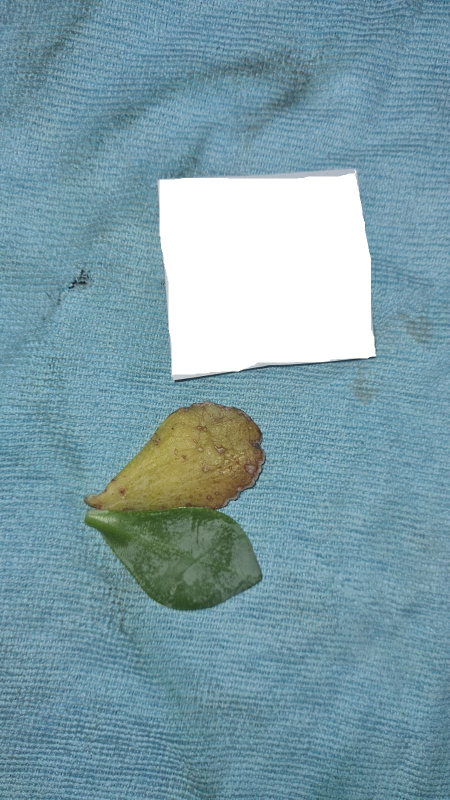
#> input picture Individual_Code/Jan-Albert Mentz/Sample Data/RealImage1.jpg, 899 x 1599 px, found by its file name (shown at 1/2 size)
$ python 'Filtering Test.py'
#> lines starting #> are read from the running program, lines starting #| are printed output that depends on the picture; after the words box and inside, x2 and y2 are one past the last pixel; in counts of white or black regions, pixels touching at a corner belong together
import cv2
import numpy as np
import os
print(os.getcwd())

# List of image paths
image_paths = ['./Sample\ Data/RealImage1.jpg']
# image_paths = ['/Sample Data/4&8Square.jpg', '/Sample Data/RealWaterHysantUseForColorFilter.jpg']

# Loop through each image
for image_path in image_paths:
    # Load the image
    frame = cv2.imread(image_path)
#> frame is the input picture: shape (1599, 899, 3); mean B, G, R 167.6, 157.3, 124
    if frame is not None:
        # Convert the BGR color space of the image to HSV color space
        hsv = cv2.cvtColor(frame, cv2.COLOR_BGR2HSV)
#> hsv: shape (1599, 899, 3); mean H, S, V 84.5, 79.3, 170.9

        # Detect the white cube for pixel-to-cm ratio
        lower_white = np.array([0, 0, 200])  # Lower bound for white (low saturation, high value)
        upper_white = np.array([180, 55, 255])  # Upper bound for white
        cube_mask = cv2.inRange(hsv, lower_white, upper_white)
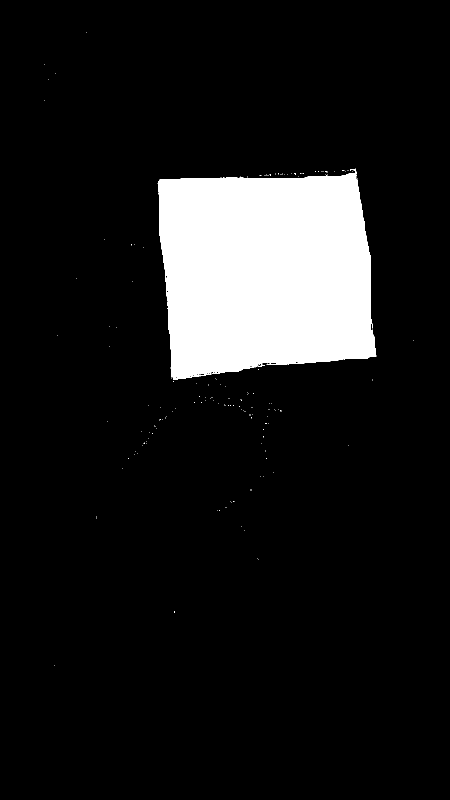
#> cube_mask: shape (1599, 899) (shown at 1/2 size); 10.7% white; 152 white regions (151 under 20 px)
        contours, _ = cv2.findContours(cube_mask, cv2.RETR_EXTERNAL, cv2.CHAIN_APPROX_SIMPLE)
#> contours = 152 contours, 151 with area under 20; largest, box (x1, y1, x2, y2) and area: (315, 337, 753, 760) 153299

        if len(contours) > 0:
            # Assuming the largest white contour is the cube
            cube_contour = max(contours, key=cv2.contourArea)
#> cube_contour = contour of 429 points, box (x1, y1, x2, y2) (315, 337, 753, 760), area 153299

            # Get bounding rectangle of the contour
            x, y, w, h = cv2.boundingRect(cube_contour)
#> x = 315; y = 337; w = 438; h = 423

            if w > 0 and h > 0:
                cube_size_in_pixels = max(w, h)  # Taking the larger side
#> cube_size_in_pixels = 438
                pixel_to_cm_ratio = cube_size_in_pixels / 2.0  # 2 cm cube
#> pixel_to_cm_ratio = 219
                print(f'Image: {image_path}')
                print(f'Pixel-to-cm Ratio: {pixel_to_cm_ratio:.2f} pixels/cm')
#| Pixel-to-cm Ratio: 219.00 pixels/cm

                # Calculate cube area in pixels and cm²
                cube_area_pixels = w * h
#> cube_area_pixels = 185274
                cube_area_cm2 = cube_area_pixels / (pixel_to_cm_ratio ** 2)
#> cube_area_cm2 = 3.86
                actual_cube_area_cm2 = 2.0 * 2.0  # 2 cm by 2 cm

                # Calculate the percentage error
                cube_area_percentage = (cube_area_cm2 / actual_cube_area_cm2) * 100
#> cube_area_percentage = 96.58
                print(f'Calculated Cube Area: {cube_area_cm2:.2f} cm²')
#| Calculated Cube Area: 3.86 cm²
                print(f'Actual Cube Area: {actual_cube_area_cm2} cm²')
                print(f'Cube Area Percentage (compared to actual area): {cube_area_percentage:.2f}%')
#| Cube Area Percentage (compared to actual area): 96.58%

                # Healthy leaf (green)
                lower_Healthy = np.array([40, 100, 60])
                upper_Healthy = np.array([80, 255, 180])
                # Unhealthy leaf (yellow-ish or dying)
                lower_Unhealthy = np.array([15, 100, 100])
                upper_Unhealthy = np.array([35, 255, 255])
                # Scar (brown)
                lower_Scar = np.array([0, 50, 50])
                upper_Scar = np.array([20, 150, 200])

                # Masks for green (leaf), yellow (dying parts), and brown (scars)
                green_mask = cv2.inRange(hsv, lower_Healthy, upper_Healthy)
#> green_mask: shape (1599, 899); 0.68% white; 127 white regions (107 under 20 px), largest, box (x1, y1, x2, y2) and area: (171, 1015, 470, 1093) 7990, (337, 1186, 397, 1220) 888, (285, 1088, 299, 1101) 73
                yellow_mask = cv2.inRange(hsv, lower_Unhealthy, upper_Unhealthy)
#> yellow_mask: shape (1599, 899); 2.9% white; 38 white regions (37 under 20 px), largest, box (x1, y1, x2, y2) and area: (180, 811, 522, 1023) 41733
                brown_mask = cv2.inRange(hsv, lower_Scar, upper_Scar)
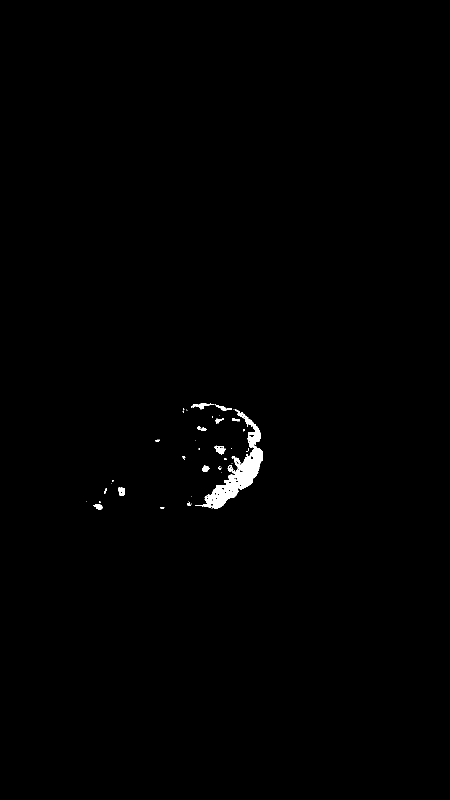
#> brown_mask: shape (1599, 899) (shown at 1/2 size); 0.54% white; 42 white regions (26 under 20 px), largest, box (x1, y1, x2, y2) and area: (390, 818, 526, 1018) 6244, (428, 891, 452, 909) 229, (382, 806, 429, 819) 226

                # Combine green, yellow, and brown masks to detect the entire leaf
                leaf_mask = cv2.bitwise_or(green_mask, brown_mask)
#> leaf_mask: shape (1599, 899); 1.2% white; 169 white regions (133 under 20 px), largest, box (x1, y1, x2, y2) and area: (171, 1015, 470, 1093) 7990, (390, 818, 526, 1018) 6244, (337, 1186, 397, 1220) 888
                leaf_mask = cv2.bitwise_or(leaf_mask, yellow_mask)
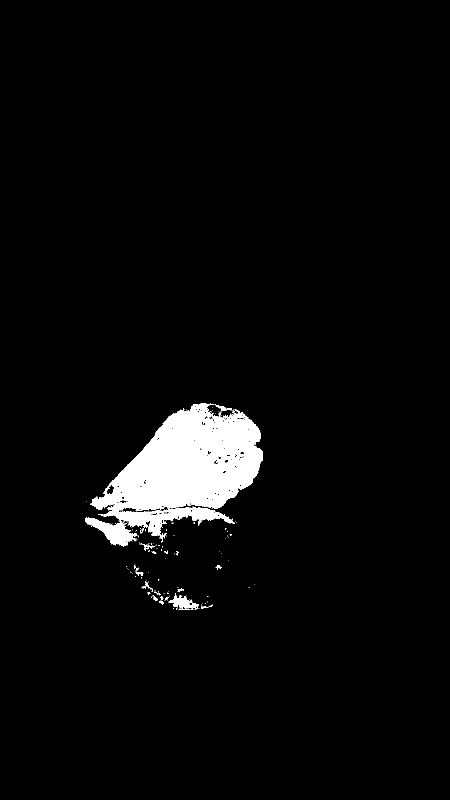
#> leaf_mask: shape (1599, 899) (shown at 1/2 size); 3.8% white; 154 white regions (132 under 20 px), largest, box (x1, y1, x2, y2) and area: (180, 806, 526, 1023) 44597, (171, 1014, 470, 1093) 8004, (337, 1186, 397, 1220) 888

                # Apply the mask to the original image to extract the leaf, dying parts, and scars
                leaf = cv2.bitwise_and(frame, frame, mask=leaf_mask)
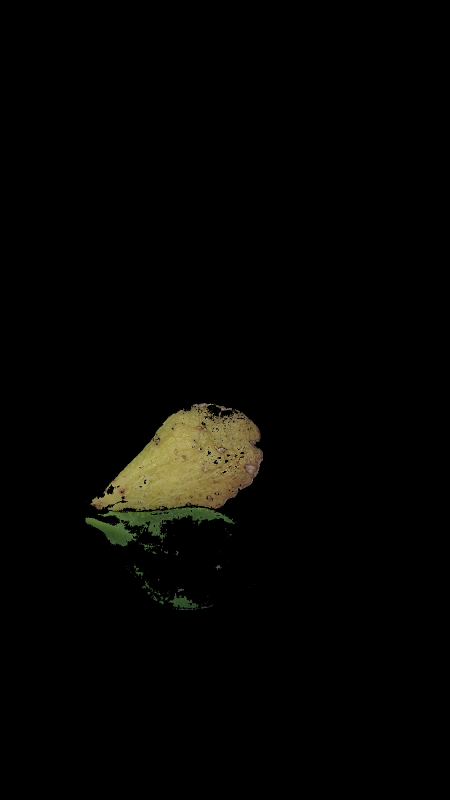
#> leaf: shape (1599, 899, 3) (shown at 1/2 size); mean B, G, R 2.6, 4.6, 4.9

                # Calculate areas (in pixels)
                total_leaf_pixels = cv2.countNonZero(leaf_mask)
#> total_leaf_pixels = 54647
                scar_pixels = cv2.countNonZero(brown_mask)
#> scar_pixels = 7833
                dying_pixels = cv2.countNonZero(yellow_mask)
#> dying_pixels = 41801
                healthy_pixels = cv2.countNonZero(green_mask)
#> healthy_pixels = 9841

                # Convert to cm² using the pixel-to-cm ratio
                leaf_area_cm2 = total_leaf_pixels / (pixel_to_cm_ratio ** 2)
#> leaf_area_cm2 = 1.14
                scar_area_cm2 = scar_pixels / (pixel_to_cm_ratio ** 2)
#> scar_area_cm2 = 0.163
                dying_area_cm2 = dying_pixels / (pixel_to_cm_ratio ** 2)
#> dying_area_cm2 = 0.872
                healthy_area_cm2 = healthy_pixels / (pixel_to_cm_ratio ** 2)
#> healthy_area_cm2 = 0.205

                # Calculate damage percentage and unhealthy percentage
                damage_percentage = (scar_area_cm2 / leaf_area_cm2) * 100
#> damage_percentage = 14.33
                unhealthy_percentage = (dying_area_cm2 / leaf_area_cm2) * 100
#> unhealthy_percentage = 76.49
                healthy_percentage = (healthy_area_cm2 / leaf_area_cm2) * 100
#> healthy_percentage = 18.01

                # Print the results
                print(f'Total Leaf Area (Healthy + Dying + Scars): {leaf_area_cm2:.2f} cm²')
#| Total Leaf Area (Healthy + Dying + Scars): 1.14 cm²
                print(f'Scar Area: {scar_area_cm2:.2f} cm²')
#| Scar Area: 0.16 cm²
                print(f'Dying Area: {dying_area_cm2:.2f} cm²')
#| Dying Area: 0.87 cm²
                print(f'Healthy Area: {healthy_area_cm2:.2f} cm²')
#| Healthy Area: 0.21 cm²
                print(f'Damage Percentage: {damage_percentage:.2f}%')
#| Damage Percentage: 14.33%
                print(f'Unhealthy (Yellow) Percentage: {unhealthy_percentage:.2f}%')
#| Unhealthy (Yellow) Percentage: 76.49%
                print(f'Healthy (Green) Percentage: {healthy_percentage:.2f}%')
#| Healthy (Green) Percentage: 18.01%

                # Calculate Leaf length and width
                x_leaf, y_leaf, w_leaf, h_leaf = cv2.boundingRect(leaf_mask)
#> x_leaf = 171; y_leaf = 806; w_leaf = 355; h_leaf = 414
                leaf_length_cm = h_leaf / pixel_to_cm_ratio
#> leaf_length_cm = 1.89
                leaf_width_cm = w_leaf / pixel_to_cm_ratio
#> leaf_width_cm = 1.62
                print(f'Leaf Length: {leaf_length_cm:.2f} cm')
#| Leaf Length: 1.89 cm
                print(f'Leaf Width: {leaf_width_cm:.2f} cm')
#| Leaf Width: 1.62 cm

                # Resize image for display
                scale_percent = 50  # percent of original size
                width = int(frame.shape[1] * scale_percent / 100)
#> width = 449
                height = int(frame.shape[0] * scale_percent / 100)
#> height = 799
                dim = (width, height)
#> dim = (449, 799)

                resized_frame = cv2.resize(frame, dim, interpolation=cv2.INTER_AREA)
                resized_leaf = cv2.resize(leaf, dim, interpolation=cv2.INTER_AREA)
                resized_cube_mask = cv2.resize(cube_mask, dim, interpolation=cv2.INTER_AREA)

                # Function to add label to the image
                def add_label(image, text):
#> called with text = 'Original Image'
                    font = cv2.FONT_HERSHEY_SIMPLEX
                    font_scale = 0.5
                    color = (255, 255, 255)
                    thickness = 1
                    position = (10, 30)
                    cv2.putText(image, text, position, font, font_scale, color, thickness, cv2.LINE_AA)
                    return image

                # Add labels to each image
                labeled_resized_frame = add_label(resized_frame, 'Original Image')
                labeled_resized_leaf = add_label(resized_leaf, 'Extracted Leaf')
                labeled_resized_cube_mask = add_label(cv2.cvtColor(resized_cube_mask, cv2.COLOR_GRAY2BGR), 'Calibration Cube')

                # Arrange the images in a grid (2 rows, 2 columns)
                row1 = cv2.hconcat([labeled_resized_frame, labeled_resized_leaf])
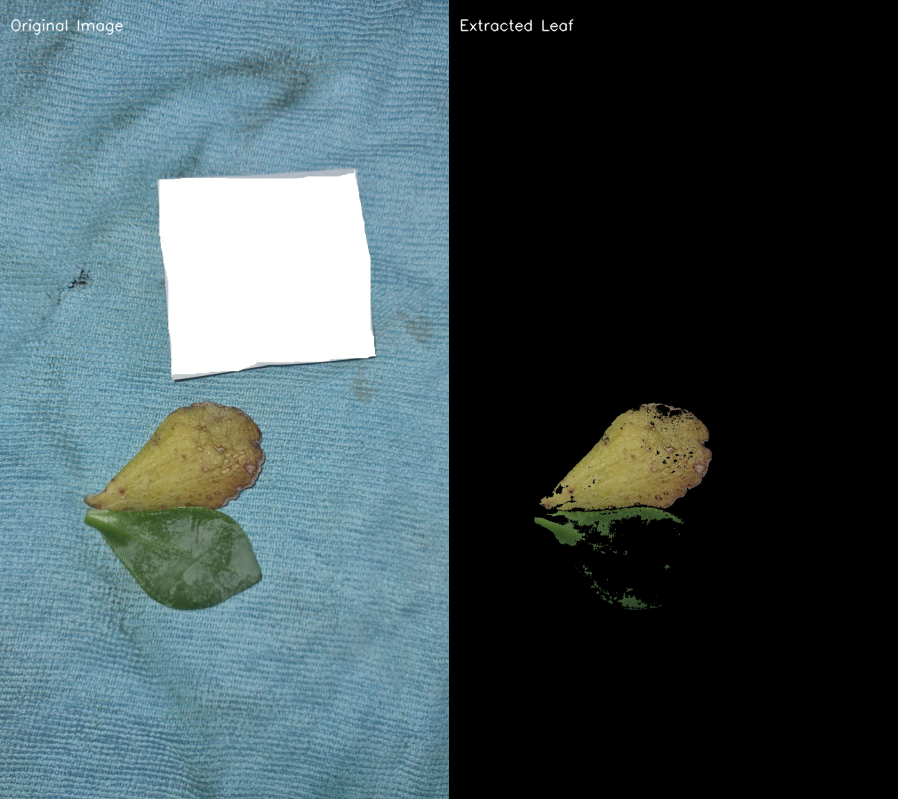
#> row1: shape (799, 898, 3); mean B, G, R 85.3, 81.1, 64.6
                row2 = cv2.hconcat([labeled_resized_cube_mask, labeled_resized_cube_mask])
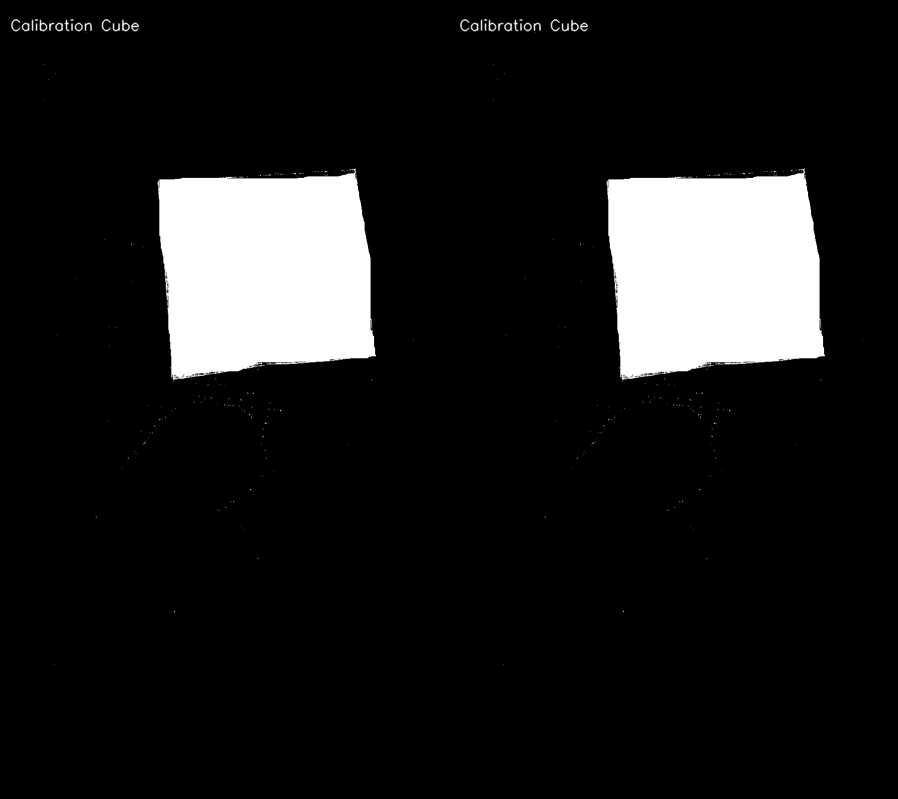
#> row2: shape (799, 898, 3); min 0, max 255, mean 27.6

                # Combine the rows vertically
                final_display = cv2.vconcat([row1, row2])
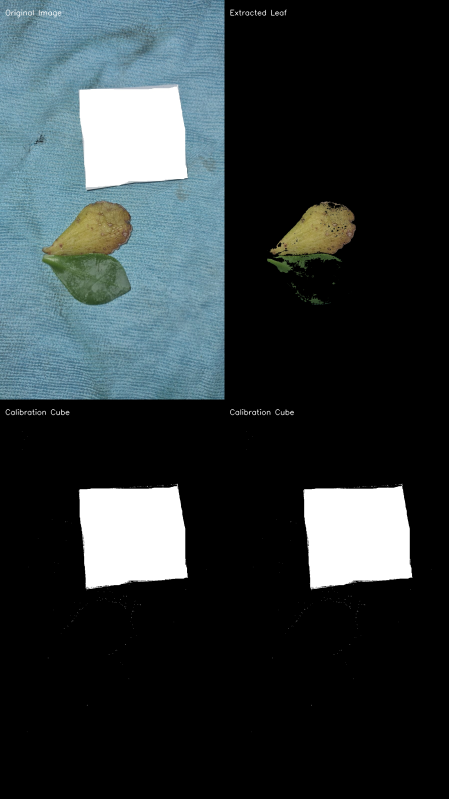
#> final_display: shape (1598, 898, 3) (shown at 1/2 size); mean B, G, R 56.4, 54.4, 46.1

                # Display the combined image for each image in the list
                cv2.imshow(f'Leaf Analysis ({image_path})', final_display)

                # Wait for a key press to move to the next image
                cv2.waitKey(0)

                # Close the window before moving to the next image
                cv2.destroyAllWindows()

        else:
            print(f"Cube not found for pixel-to-cm ratio in {image_path}!")

    else:
        print(f"Image not found or path is incorrect: {image_path}")
